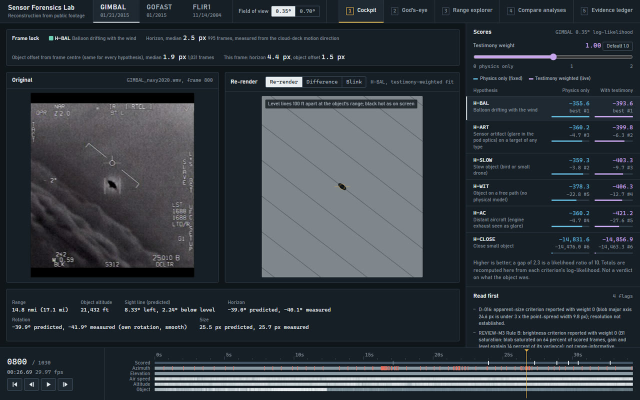
#> input picture site/media/cockpit.jpg, 1280 x 800 px (shown at 1/2 size)
$ python -i pursue_m5.py   (imports and definitions only)   (older library calls are emulated)
#> lines starting #> are read from the running program, lines starting #| are printed output that depends on the picture; after the words box and inside, x2 and y2 are one past the last pixel; in counts of white or black regions, pixels touching at a corner belong together
#> further down, picture is the input picture: shape (800, 1280, 3); mean B, G, R 61.9, 55.3, 48.1
"""M5 bounded PURSUE analysis: small, tested measurement helpers (D-013).

The eight bounded clips have no per-frame line of sight, only a scale: a tracker gate
with a metre label, an elevation readout with an "NNM" label, a burned-in ladder, or a
ship of known class. These helpers measure what the scale needs:

- `colour_mask`        symbology pixels of one hue band (the gates are drawn in colour)
- `gate_extent`        the tracker gate's size in pixels near a point (box or corner brackets)
- `mover_peak`         a small object moving against a slowly drifting background
                       (frame minus the brighter of its two temporal neighbours)
- `blob_centroid`      sub-pixel centroid and extent of a bright blob near a guess
- `image_shift`        background shift between two frames (phase correlation)
- `gate_label_test`    the two readings of a gate label, tested on (label, gate px, scene scale)
- `range_like_test`    whether a label behaves like slant range to a level plane (R sin|el| constant)
- `ladder_fit`         rung spacing (px per unit), roll and numbering direction from rung points
- curve builders       object size and speed as functions of assumed range or range ratio

Readings of the on-screen numbers themselves are made by eye on sampled frames and stored
as data (data/derived/pursue/<clip>/readings_manual.csv), never inferred by code.
"""

from __future__ import annotations

from dataclasses import dataclass

import cv2
import numpy as np


# ---------------------------------------------------------------------------
# image measurements
# ---------------------------------------------------------------------------

# [10 lines left out: function colour_mask, not called in this run]


@dataclass
class Gate:
    x0: int
    y0: int
    x1: int
    y1: int

    @property
    def w(self) -> int:
        return self.x1 - self.x0 + 1

    @property
    def h(self) -> int:
        return self.y1 - self.y0 + 1

    @property
    def cx(self) -> float:
        return (self.x0 + self.x1) / 2

    @property
    def cy(self) -> float:
        return (self.y0 + self.y1) / 2


# [96 lines left out: functions gate_extent, mover_peak, blob_centroid, image_shift, not called in this run]


def ladder_profile_fit(img_bgr: np.ndarray, lag_px: tuple[int, int] = (140, 350),
                       exclude_small_roll: float = 0.0, scale: float = 0.5,
                       tophat_thresh: float = 40.0) -> dict:
    """Rung direction and rung spacing of a burned-in ladder, without reading any digit.

    Bright thin strokes (white top-hat, with horizontal tape streaks longer than 300 px removed) are rotated through
    candidate angles; the angle that makes the rungs horizontal maximises the sharpness of the
    row-sum profile (sum of squares). The spacing is the first autocorrelation peak of that
    profile inside `lag_px` (full-resolution px), refined parabolically. `quality` is the
    normalised autocorrelation at that lag (about 0.45 or more means a clean ladder).
    The angle is the image angle of the rungs (deg, positive = rungs falling to the right).
    """
#> called with lag_px = (140, 350), exclude_small_roll = 0, scale = 0.5, tophat_thresh = 40
    g = cv2.cvtColor(img_bgr, cv2.COLOR_BGR2GRAY).astype(np.float32)
    th = cv2.morphologyEx(g, cv2.MORPH_TOPHAT, np.ones((9, 9), np.uint8))
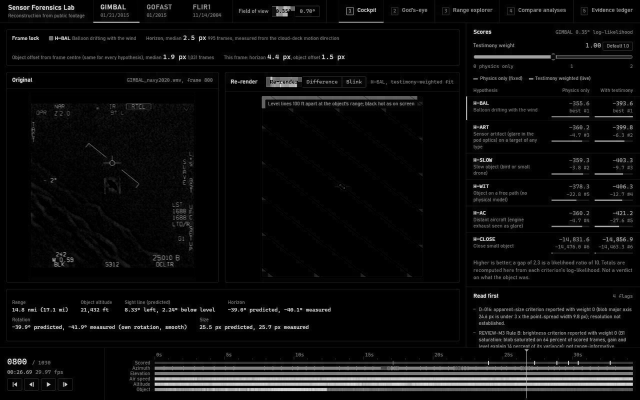
#> th: shape (800, 1280) float32 (shown at 1/2 size); min 0, max 252, mean 12.6
    th = th - cv2.morphologyEx(th, cv2.MORPH_OPEN, np.ones((1, 301), np.uint8))
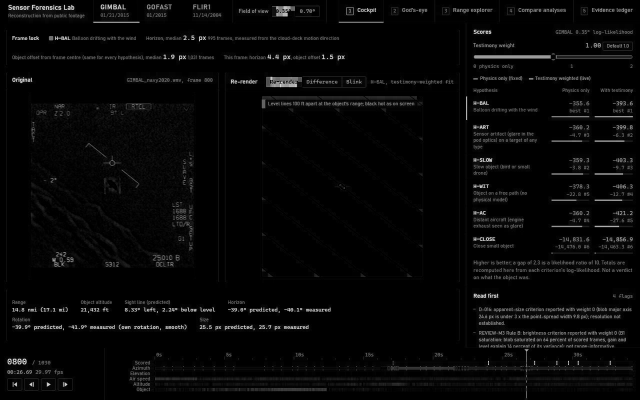
#> th: shape (800, 1280) float32 (shown at 1/2 size); min 0, max 252, mean 7.7
    m = (th > tophat_thresh).astype(np.float32)
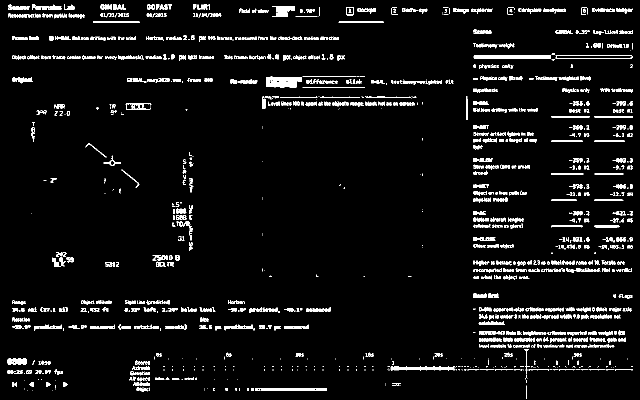
#> m: shape (800, 1280) float32 (shown at 1/2 size); values 0 (black) and 1 (white), 5.3% white in thin lines or dots
    m = cv2.resize(m, None, fx=scale, fy=scale, interpolation=cv2.INTER_AREA)
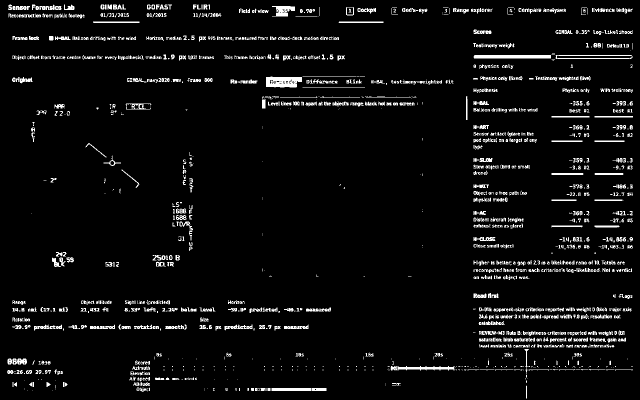
#> m: shape (400, 640) float32; min 0, max 1, mean 0.053
    h, w = m.shape
#> h = 400; w = 640

    def prof(a: float) -> np.ndarray:
#> called with a = -89
        R = cv2.getRotationMatrix2D((w / 2, h / 2), a, 1)
        return cv2.warpAffine(m, R, (w, h)).sum(1)

    angs = np.arange(-89.0, 90.0, 1.0)
    if exclude_small_roll > 0:
        angs = angs[np.abs(angs) > exclude_small_roll]
    sc = np.array([(prof(a) ** 2).sum() for a in angs])
#> sc = 179 values, max 1367374.4 at index 89, min 173551 at index 18, mean 303262.8
    a0 = angs[int(np.argmax(sc))]
#> a0 = 0
    fine = np.arange(a0 - 1, a0 + 1.0001, 0.1)
#> fine = 21 values from -1 to 1
    a = float(fine[int(np.argmax([(prof(x) ** 2).sum() for x in fine]))])
#> a = -2.22e-16
    p = prof(a)
    p = p - p.mean()
    ac = np.correlate(p, p, "full")[len(p) - 1:]
    lo, hi = int(lag_px[0] * scale), int(lag_px[1] * scale)
    L = lo + int(np.argmax(ac[lo:hi + 1]))
#> L = 70
    y0, y1, y2 = ac[L - 1], ac[L], ac[L + 1]
#> y0 = 69621.7; y1 = 120376.5; y2 = 110877.9
    den = y0 - 2 * y1 + y2
#> den = -60253.5
    d = 0.5 * (y0 - y2) / den if den != 0 else 0.0
#> d = 0.342
    q = float(ac[L] / ac[0]) if ac[0] > 0 else 0.0
#> q = 0.133
    return {"angle_deg": a, "spacing_px": float((L + d) / scale), "quality": q}


# [116 lines left out: functions anisotropic_spacing, gate_label_test, range_like_test, ladder_fit, size_speed_vs_range, size_speed_vs_ratio and 1 more, not called in this run]

>>> import cv2
>>> picture = cv2.imread('../site/media/cockpit.jpg')
>>> result = ladder_profile_fit(picture)
#> result = {'angle_deg': -2.22e-16, 'spacing_px': 140.7, 'quality': 0.133}

$ run again, on site/media/compare.jpg
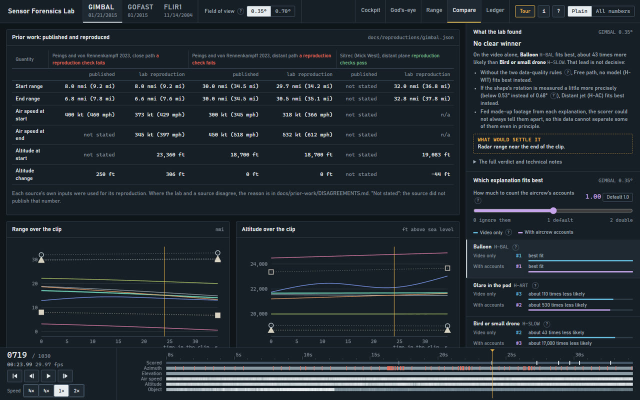
#> input picture site/media/compare.jpg, 1280 x 800 px (shown at 1/2 size)
#> picture is the input picture: shape (800, 1280, 3); mean B, G, R 50.3, 43.4, 34.7
#> in ladder_profile_fit, `m = (th > tophat_thresh).astype(np.float32)`:
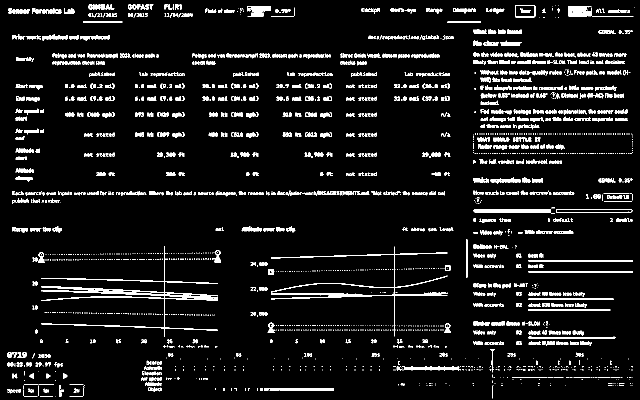
#> m: shape (800, 1280) float32 (shown at 1/2 size); values 0 (black) and 1 (white), 7.2% white in thin lines or dots
#> in ladder_profile_fit, `m = cv2.resize(m, None, fx=scale, fy=scale, interpolation=cv2.INTER_AR..`:
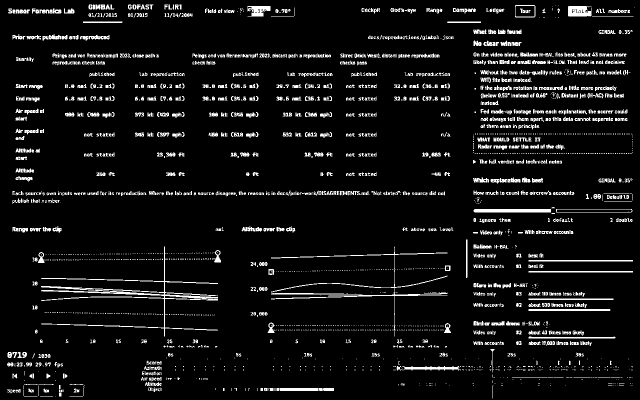
#> m: shape (400, 640) float32; min 0, max 1, mean 0.072
#> sc = 179 values, max 2065437.8 at index 89, min 328308.5 at index 174, mean 565488.4
#> a0 = 0
#> result = {'angle_deg': -2.22e-16, 'spacing_px': 156.3, 'quality': 0.15}

$ run again, on site/media/difference.jpg
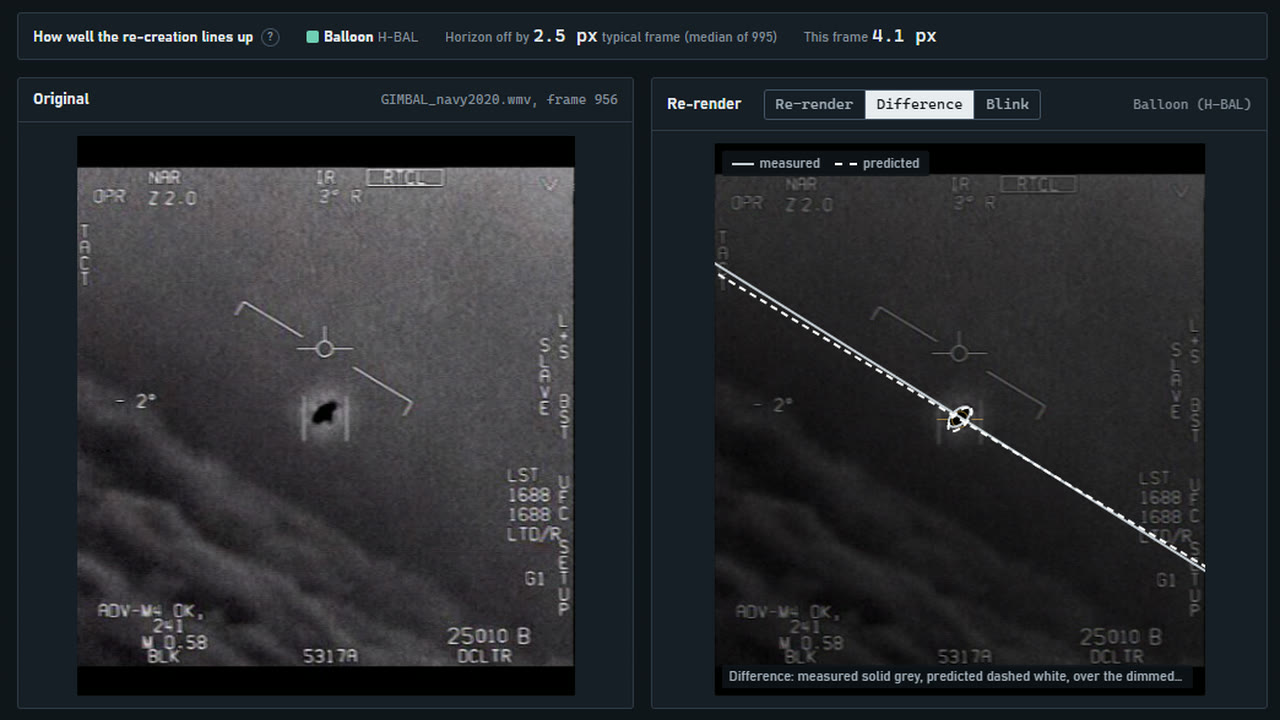
#> input picture site/media/difference.jpg, 1280 x 720 px
#> picture is the input picture: shape (720, 1280, 3); mean B, G, R 46.3, 42.8, 39.8
#> in ladder_profile_fit, `m = (th > tophat_thresh).astype(np.float32)`:
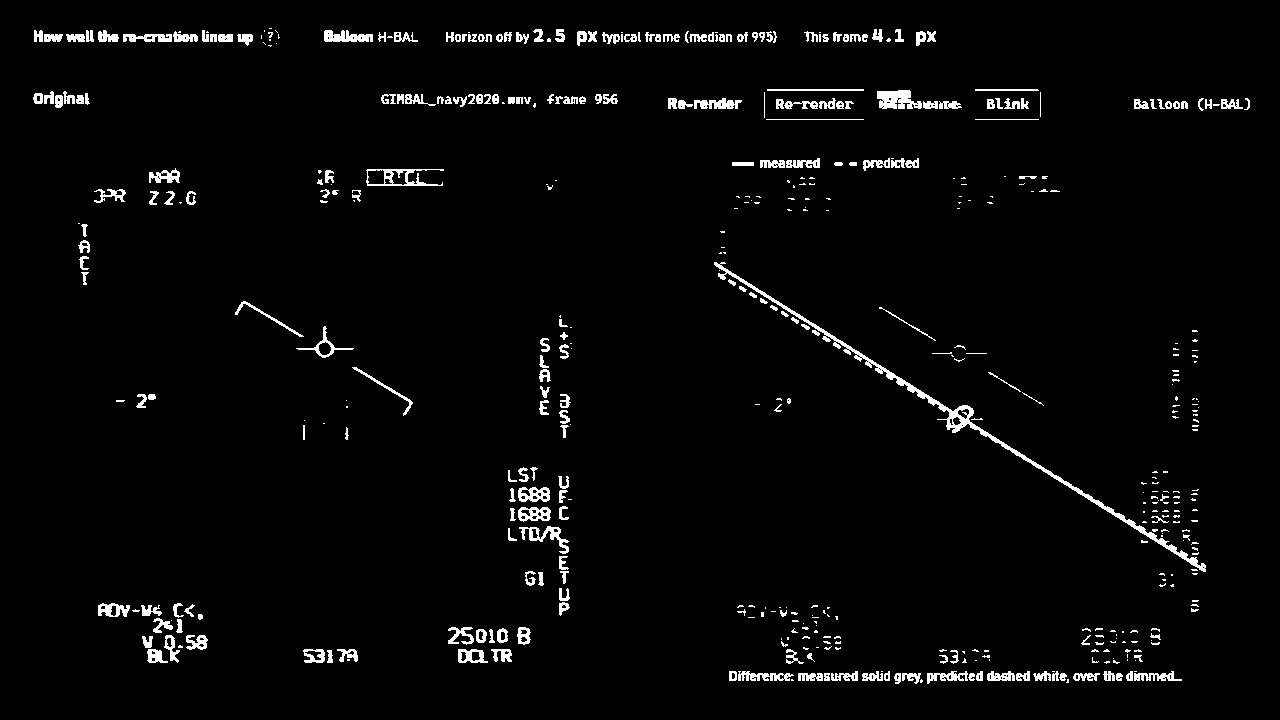
#> m: shape (720, 1280) float32; values 0 (black) and 1 (white), 2.9% white; 487 white regions (246 under 20 px), largest, box (x1, y1, x2, y2) and area: (714, 262, 1206, 572) 2940, (877, 90, 922, 109) 604, (366, 169, 444, 186) 502
#> in ladder_profile_fit, `m = cv2.resize(m, None, fx=scale, fy=scale, interpolation=cv2.INTER_AR..`:
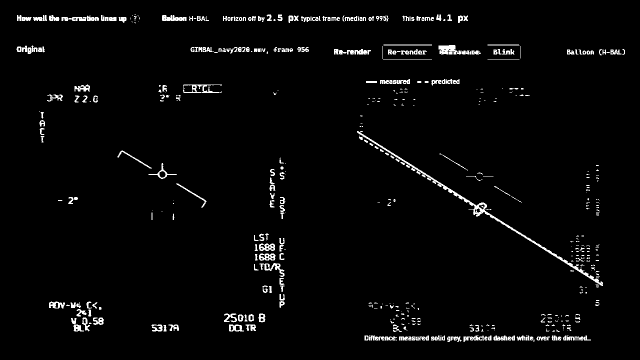
#> m: shape (360, 640) float32; min 0, max 1, mean 0.0287
#> sc = 179 values, max 560583.7 at index 89, min 67376.6 at index 16, mean 105880
#> a0 = 0
#> result = {'angle_deg': -2.22e-16, 'spacing_px': 143.3, 'quality': 0.0375}

$ run again, on site/media/flir1.jpg
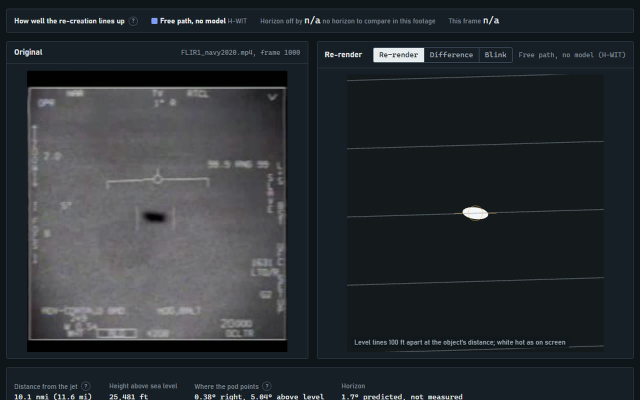
#> input picture site/media/flir1.jpg, 1280 x 800 px (shown at 1/2 size)
#> picture is the input picture: shape (800, 1280, 3); mean B, G, R 52, 47.9, 42.9
#> in ladder_profile_fit, `m = (th > tophat_thresh).astype(np.float32)`:
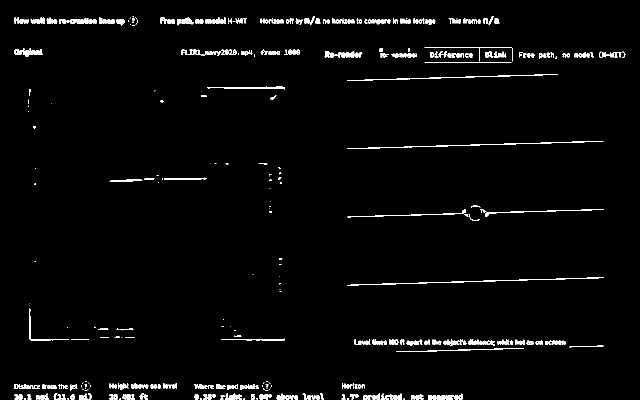
#> m: shape (800, 1280) float32 (shown at 1/2 size); values 0 (black) and 1 (white), 2.3% white in thin lines or dots
#> in ladder_profile_fit, `m = cv2.resize(m, None, fx=scale, fy=scale, interpolation=cv2.INTER_AR..`:
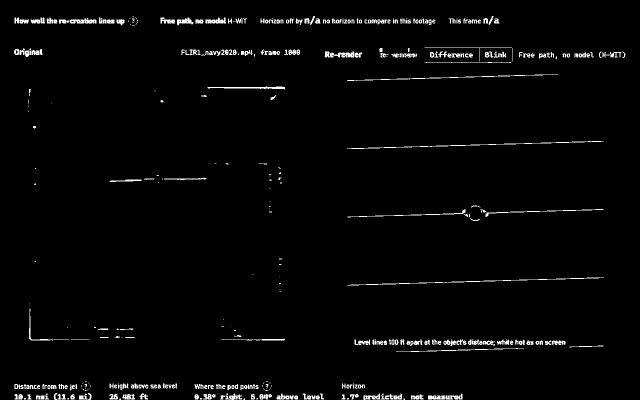
#> m: shape (400, 640) float32; min 0, max 1, mean 0.0233
#> sc = 179 values, max 785297.6 at index 89, min 47614.4 at index 127, mean 78244
#> a0 = 0
#> result = {'angle_deg': -2.22e-16, 'spacing_px': 250.4, 'quality': 0.0458}
